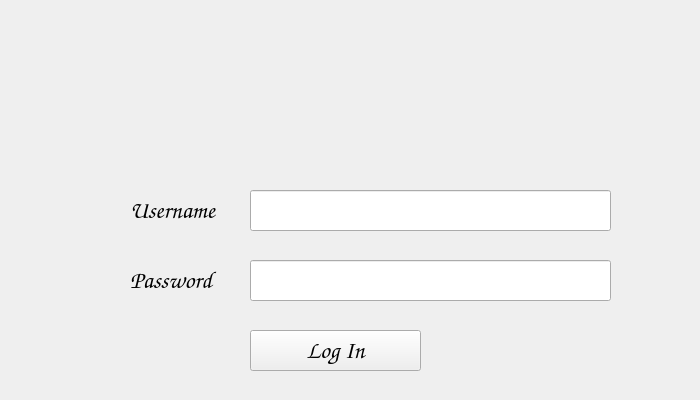
<?xml version="1.0" encoding="UTF-8"?>
<ui version="4.0">
 <class>login</class>
 <widget class="QWidget" name="login">
  <property name="geometry">
   <rect>
    <x>0</x>
    <y>0</y>
    <width>700</width>
    <height>400</height>
   </rect>
  </property>
  <property name="windowTitle">
   <string>Form</string>
  </property>
  <widget class="QLineEdit" name="username_LineEdit">
   <property name="geometry">
    <rect>
     <x>250</x>
     <y>190</y>
     <width>361</width>
     <height>41</height>
    </rect>
   </property>
   <property name="font">
    <font>
     <family>Comic Sans MS</family>
     <pointsize>24</pointsize>
    </font>
   </property>
  </widget>
  <widget class="QLineEdit" name="password_LineEdit">
   <property name="geometry">
    <rect>
     <x>250</x>
     <y>260</y>
     <width>361</width>
     <height>41</height>
    </rect>
   </property>
   <property name="font">
    <font>
     <family>Comic Sans MS</family>
     <pointsize>24</pointsize>
    </font>
   </property>
   <property name="echoMode">
    <enum>QLineEdit::Password</enum>
   </property>
  </widget>
  <widget class="QLabel" name="label">
   <property name="geometry">
    <rect>
     <x>130</x>
     <y>190</y>
     <width>111</width>
     <height>41</height>
    </rect>
   </property>
   <property name="font">
    <font>
     <family>Comic Sans MS</family>
     <pointsize>18</pointsize>
    </font>
   </property>
   <property name="text">
    <string>Username</string>
   </property>
  </widget>
  <widget class="QLabel" name="label_2">
   <property name="geometry">
    <rect>
     <x>130</x>
     <y>260</y>
     <width>111</width>
     <height>41</height>
    </rect>
   </property>
   <property name="font">
    <font>
     <family>Comic Sans MS</family>
     <pointsize>18</pointsize>
    </font>
   </property>
   <property name="text">
    <string>Password</string>
   </property>
  </widget>
  <widget class="QPushButton" name="pushButton">
   <property name="geometry">
    <rect>
     <x>250</x>
     <y>330</y>
     <width>171</width>
     <height>41</height>
    </rect>
   </property>
   <property name="font">
    <font>
     <family>Comic Sans MS</family>
     <pointsize>18</pointsize>
    </font>
   </property>
   <property name="text">
    <string>Log In</string>
   </property>
  </widget>
  <widget class="QLabel" name="logoLabel">
   <property name="geometry">
    <rect>
     <x>160</x>
     <y>40</y>
     <width>380</width>
     <height>120</height>
    </rect>
   </property>
   <property name="text">
    <string/>
   </property>
  </widget>
 </widget>
 <resources/>
 <connections/>
</ui>
